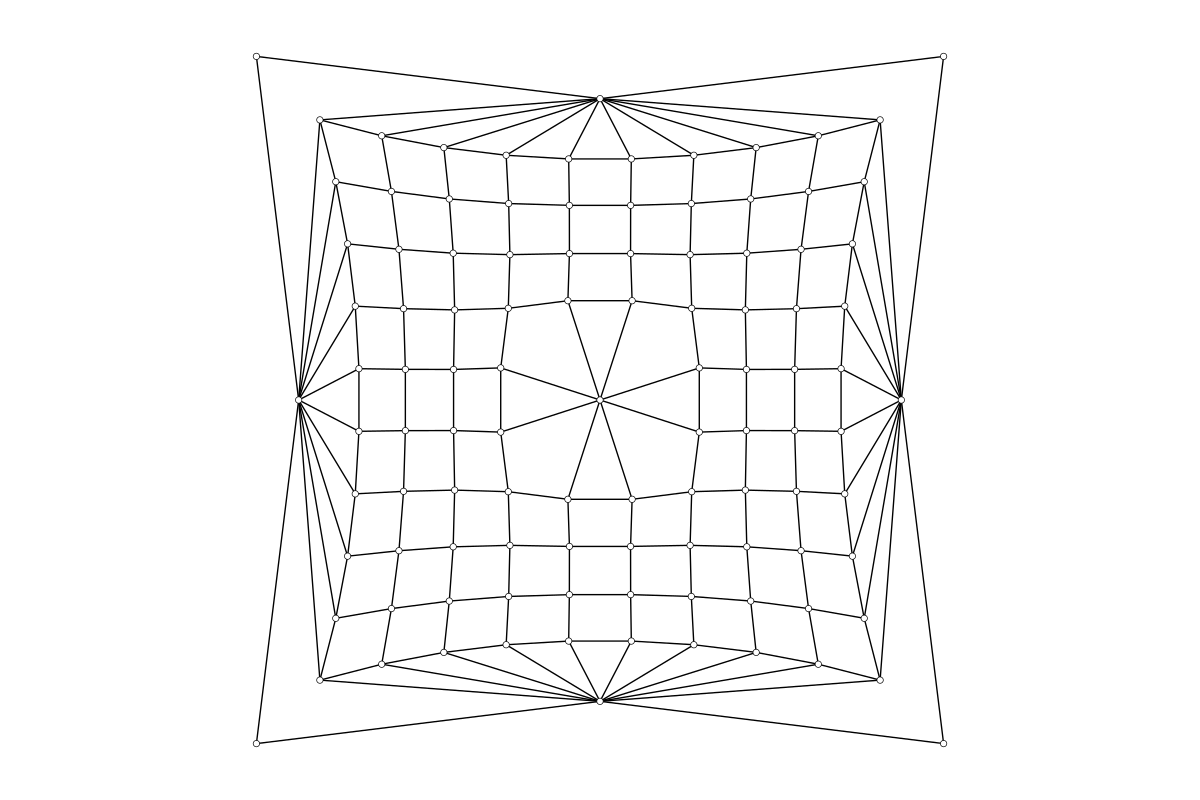

The script that drew this image:
""""""
from __future__ import absolute_import
from __future__ import division
from __future__ import print_function

import compas_tna

from compas_tna.diagrams import FormDiagram
from compas_tna.diagrams import ForceDiagram

form = FormDiagram.from_json(compas_tna.get('form_boundaryconditions.json'))
force  = ForceDiagram.from_formdiagram(form)

force.plot()
